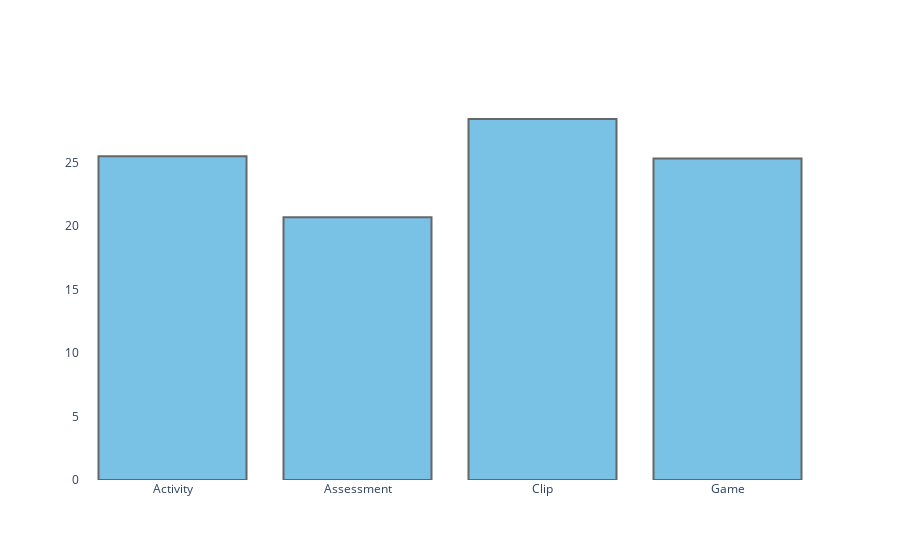

Notebook cell for this chart:
### Code cell
x = pcts.type
y = pcts.title

fig = go.Figure(data = [go.Bar(
            x=x,
            y=y,
            #text=round(y,2),
            #textposition = 'auto', 
            marker=dict(
                color= '#2199D4',
                line=dict(
                    color='black',
                    width=2),
            ),
            opacity=0.6
        )]) # hover text goes here
fig.update_layout(dict(paper_bgcolor='rgba(0,0,0,0)',plot_bgcolor='rgba(0,0,0,0)'))
#fig.update_traces(marker=dict(size=16,line=dict(width=1.85,color='black')),selector=dict(mode='markers'))

#fig.update_layout(title='Population of USA States')
fig.show()

### Figure 1 — Plotly figure (JSON) as saved in the notebook; plotly's stock layout.template omitted (floating-point values rounded to 4 significant figures)
{"data": [{"marker": {"color": "#2199D4", "line": {"color": "black", "width": 2}}, "opacity": 0.6, "type": "bar", "x": ["Activity", "Assessment", "Clip", "Game"], "y": [25.51, 20.71, 28.45, 25.33]}], "layout": {"paper_bgcolor": "rgba(0,0,0,0)", "plot_bgcolor": "rgba(0,0,0,0)"}}
